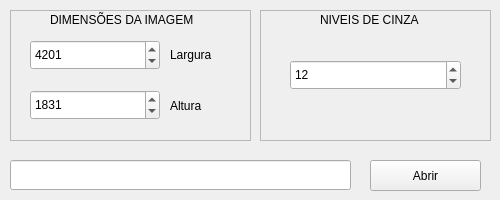
<?xml version="1.0" encoding="UTF-8"?>
<ui version="4.0">
 <class>GUILoadImage</class>
 <widget class="QMainWindow" name="GUILoadImage">
  <property name="geometry">
   <rect>
    <x>0</x>
    <y>0</y>
    <width>500</width>
    <height>200</height>
   </rect>
  </property>
  <property name="windowTitle">
   <string>Abrir Nova Imagem</string>
  </property>
  <widget class="QWidget" name="centralwidget">
   <widget class="QFrame" name="FrameDdI">
    <property name="geometry">
     <rect>
      <x>10</x>
      <y>10</y>
      <width>241</width>
      <height>131</height>
     </rect>
    </property>
    <property name="frameShape">
     <enum>QFrame::StyledPanel</enum>
    </property>
    <property name="frameShadow">
     <enum>QFrame::Raised</enum>
    </property>
    <widget class="QLabel" name="DdILabel">
     <property name="geometry">
      <rect>
       <x>40</x>
       <y>0</y>
       <width>161</width>
       <height>20</height>
      </rect>
     </property>
     <property name="text">
      <string>DIMENSÕES DA IMAGEM</string>
     </property>
    </widget>
    <widget class="QLabel" name="LarguraLb">
     <property name="geometry">
      <rect>
       <x>160</x>
       <y>29</y>
       <width>66</width>
       <height>31</height>
      </rect>
     </property>
     <property name="text">
      <string>Largura</string>
     </property>
    </widget>
    <widget class="QLabel" name="AlturaLb">
     <property name="geometry">
      <rect>
       <x>160</x>
       <y>80</y>
       <width>66</width>
       <height>31</height>
      </rect>
     </property>
     <property name="text">
      <string>Altura</string>
     </property>
    </widget>
    <widget class="QSpinBox" name="LarguraSpinBox">
     <property name="geometry">
      <rect>
       <x>20</x>
       <y>30</y>
       <width>130</width>
       <height>30</height>
      </rect>
     </property>
     <property name="minimum">
      <number>0</number>
     </property>
     <property name="maximum">
      <number>999999</number>
     </property>
     <property name="value">
      <number>4201</number>
     </property>
    </widget>
    <widget class="QSpinBox" name="AlturaSpinBox">
     <property name="geometry">
      <rect>
       <x>20</x>
       <y>80</y>
       <width>130</width>
       <height>30</height>
      </rect>
     </property>
     <property name="minimum">
      <number>0</number>
     </property>
     <property name="maximum">
      <number>999999</number>
     </property>
     <property name="value">
      <number>1831</number>
     </property>
    </widget>
   </widget>
   <widget class="QFrame" name="FrameNC">
    <property name="geometry">
     <rect>
      <x>260</x>
      <y>10</y>
      <width>231</width>
      <height>131</height>
     </rect>
    </property>
    <property name="frameShape">
     <enum>QFrame::StyledPanel</enum>
    </property>
    <property name="frameShadow">
     <enum>QFrame::Raised</enum>
    </property>
    <widget class="QLabel" name="NCLabel">
     <property name="geometry">
      <rect>
       <x>60</x>
       <y>0</y>
       <width>121</width>
       <height>20</height>
      </rect>
     </property>
     <property name="text">
      <string>NIVEIS DE CINZA</string>
     </property>
    </widget>
    <widget class="QSpinBox" name="NCspinBox">
     <property name="geometry">
      <rect>
       <x>30</x>
       <y>50</y>
       <width>171</width>
       <height>30</height>
      </rect>
     </property>
     <property name="minimum">
      <number>0</number>
     </property>
     <property name="maximum">
      <number>64</number>
     </property>
     <property name="value">
      <number>12</number>
     </property>
    </widget>
   </widget>
   <widget class="QPushButton" name="pBOpen">
    <property name="geometry">
     <rect>
      <x>370</x>
      <y>160</y>
      <width>111</width>
      <height>31</height>
     </rect>
    </property>
    <property name="text">
     <string>Abrir</string>
    </property>
   </widget>
   <widget class="QLineEdit" name="lineCaminho">
    <property name="geometry">
     <rect>
      <x>10</x>
      <y>160</y>
      <width>341</width>
      <height>30</height>
     </rect>
    </property>
    <property name="readOnly">
     <bool>true</bool>
    </property>
   </widget>
  </widget>
 </widget>
 <resources/>
 <connections/>
</ui>
